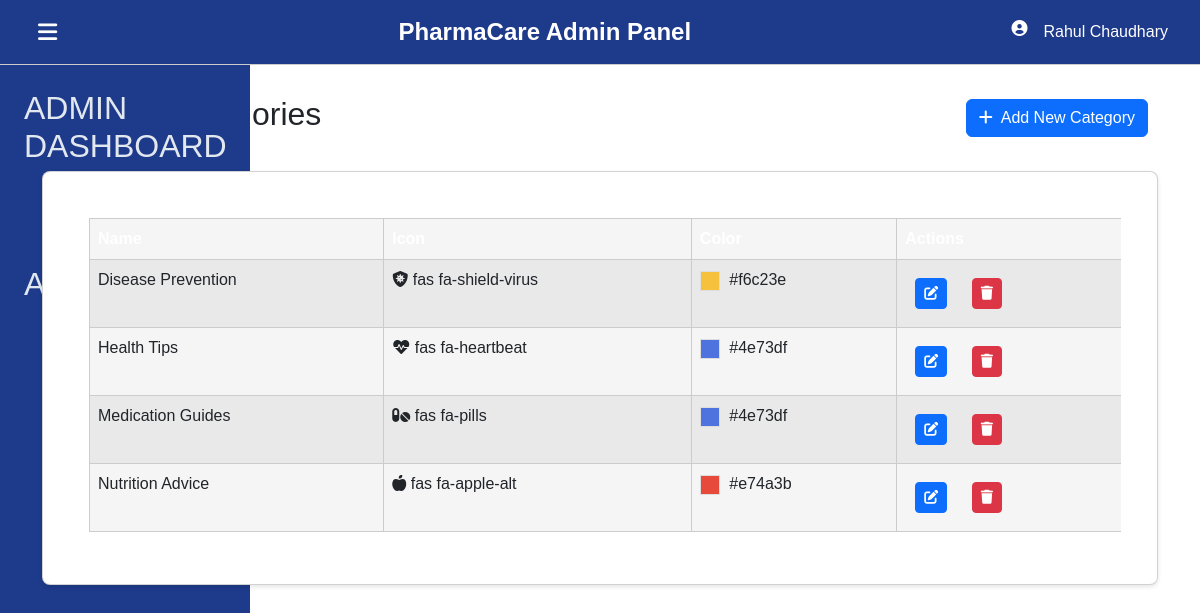
The app's page /Dasboard/manage_catego.php with its own data.
### tables this page shows
CREATE TABLE `cat` (
  `id` int(11) NOT NULL,
  `name` varchar(255) NOT NULL,
  `icon` varchar(100) NOT NULL,
  `bg_color` varchar(50) NOT NULL
);

### Dasboard/manage_catego.php (the view, shortened to what this page needs)
<?php
include '../includes/config.php';
$conn = new mysqli($host, $username, $password, $dbname, $port);
$catego_query = "SELECT * FROM cat ORDER BY name ASC";
$catego_result = $conn->query($catego_query);
?>
<!DOCTYPE html>
<html lang="en">
<head>
    <link rel="stylesheet" href="https://cdn.jsdelivr.net/npm/bootstrap@5.2.3/dist/css/bootstrap.min.css">
    <link rel="stylesheet" href="https://cdnjs.cloudflare.com/ajax/libs/font-awesome/6.0.0/css/all.min.css">
    <link rel="stylesheet" href="../assets/css/dashboard.css">
</head>
<body>
    <?php include 'Navbar.php'; ?>
    <?php include 'sidebar.php'; ?>
    <div class="container mt-4">
        <div class="d-flex justify-content-between align-items-center mb-4">
            <h2>Manage Categories</h2>
            <a href="catego_add.php" class="btn btn-primary">
                <i class="fas fa-plus me-2"></i>Add New Category
            </a>
        </div>
        <div class="card">
            <div class="card-body">
                <div class="table-responsive">
                    <table class="table table-striped">
                        <thead>
                            <tr>
                                <th>Name</th>
                                <th>Icon</th>
                                <th>Color</th>
                                <th>Actions</th>
                            </tr>
                        </thead>
                        <tbody>
                            <?php while($catego = $catego_result->fetch_assoc()): ?>
                            <tr>
                                <td><?= htmlspecialchars($catego['name']) ?></td>
                                <td><i class="<?= $catego['icon'] ?>"></i> <?= $catego['icon'] ?></td>
                                <td>
                                    <span class="color-preview" style="background-color: <?= $catego['bg_color'] ?>;"></span>
                                    <?= $catego['bg_color'] ?>
                                </td>
                                <td>
                                    <a href="catego_edit.php?id=<?= $catego['id'] ?>" class="btn btn-sm btn-primary">
                                        <i class="fas fa-edit"></i>
                                    </a>
                                    <a href="manage_catego.php?delete=<?= $catego['id'] ?>" class="btn btn-sm btn-danger" onclick="return confirm('Are you sure you want to delete this category?')">
                                        <i class="fas fa-trash"></i>
                                    </a>
                                </td>
                            </tr>
                            <?php endwhile; ?>
                        </tbody>
                    </table>
                </div>
            </div>
        </div>
    </div>
</body>
</html>

### assets/css/dashboard.css (style rules this page uses)
body { margin: 0; font-family: Arial, sans-serif; }
.card { background-color: white; border-radius: 8px; box-shadow: 0 2px 4px rgba(0, 0, 0, 0.1); padding: 20px; transition: transform 0.2s, box-shadow 0.2s; }
table { border-collapse: collapse; background-color: whitesmoke; width: 100%; margin: 10px; }
a { text-decoration: none; color: #1e3a8a; border: 1px solid #1e3a8a; border-radius: 10px; padding: 10px; margin: 10px; }
th,td { border: 1px solid #ccc; padding: 8px; text-align: left; }
th { background-color: #1e3a8a; color: white; }

### Dasboard/manage_catego.php (style rules this page uses)
.color-preview { width: 20px; height: 20px; display: inline-block; border: 1px solid #ddd; margin-right: 5px; vertical-align: middle; }

### records on screen
cat: name "Disease Prevention", icon "fas fa-shield-virus", bg_color "#f6c23e"
cat: name "Health Tips", icon "fas fa-heartbeat", bg_color "#4e73df"
cat: name "Medication Guides", icon "fas fa-pills", bg_color "#4e73df"
cat: name "Nutrition Advice", icon "fas fa-apple-alt", bg_color "#e74a3b"
